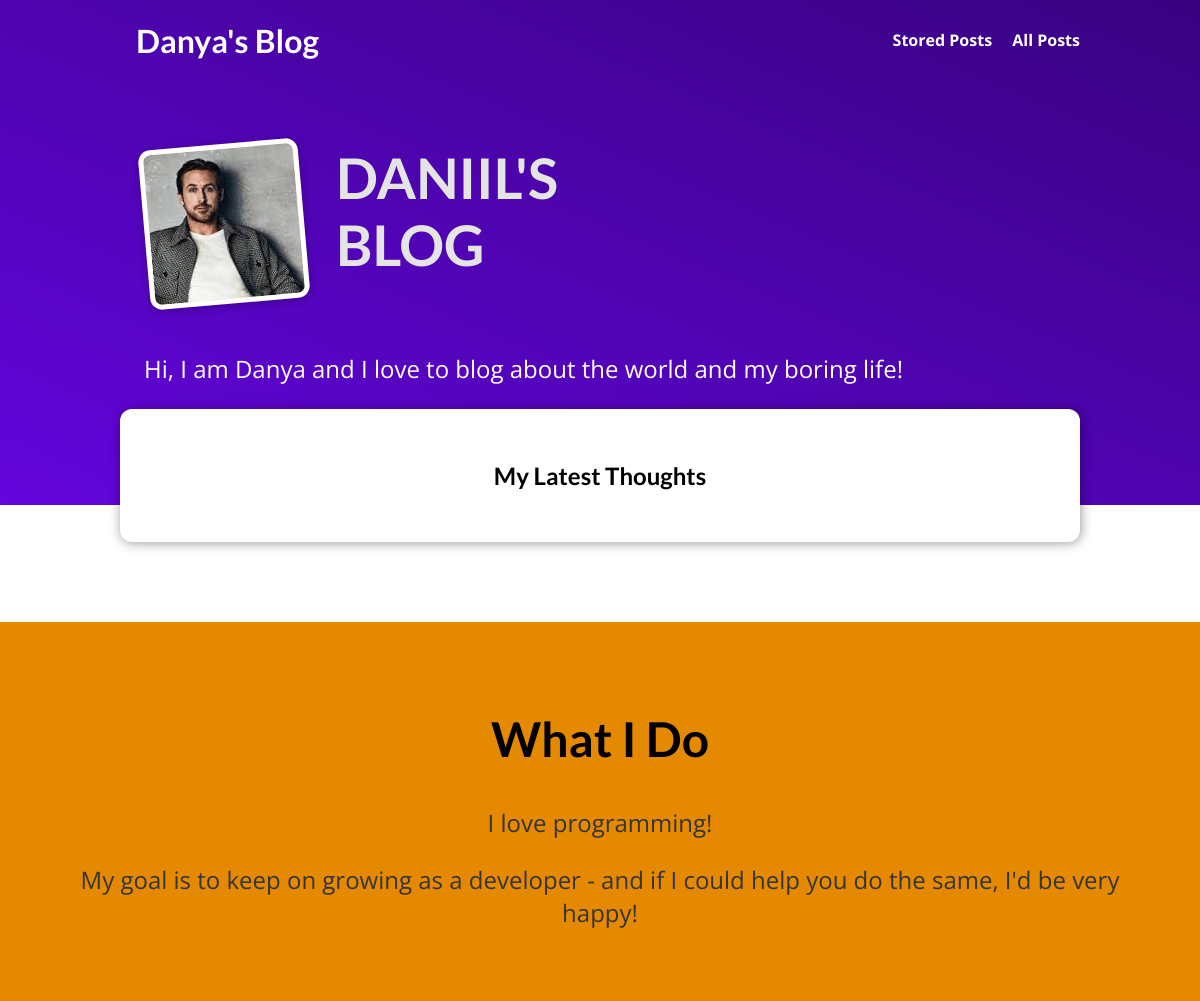
The app's page /, older data.
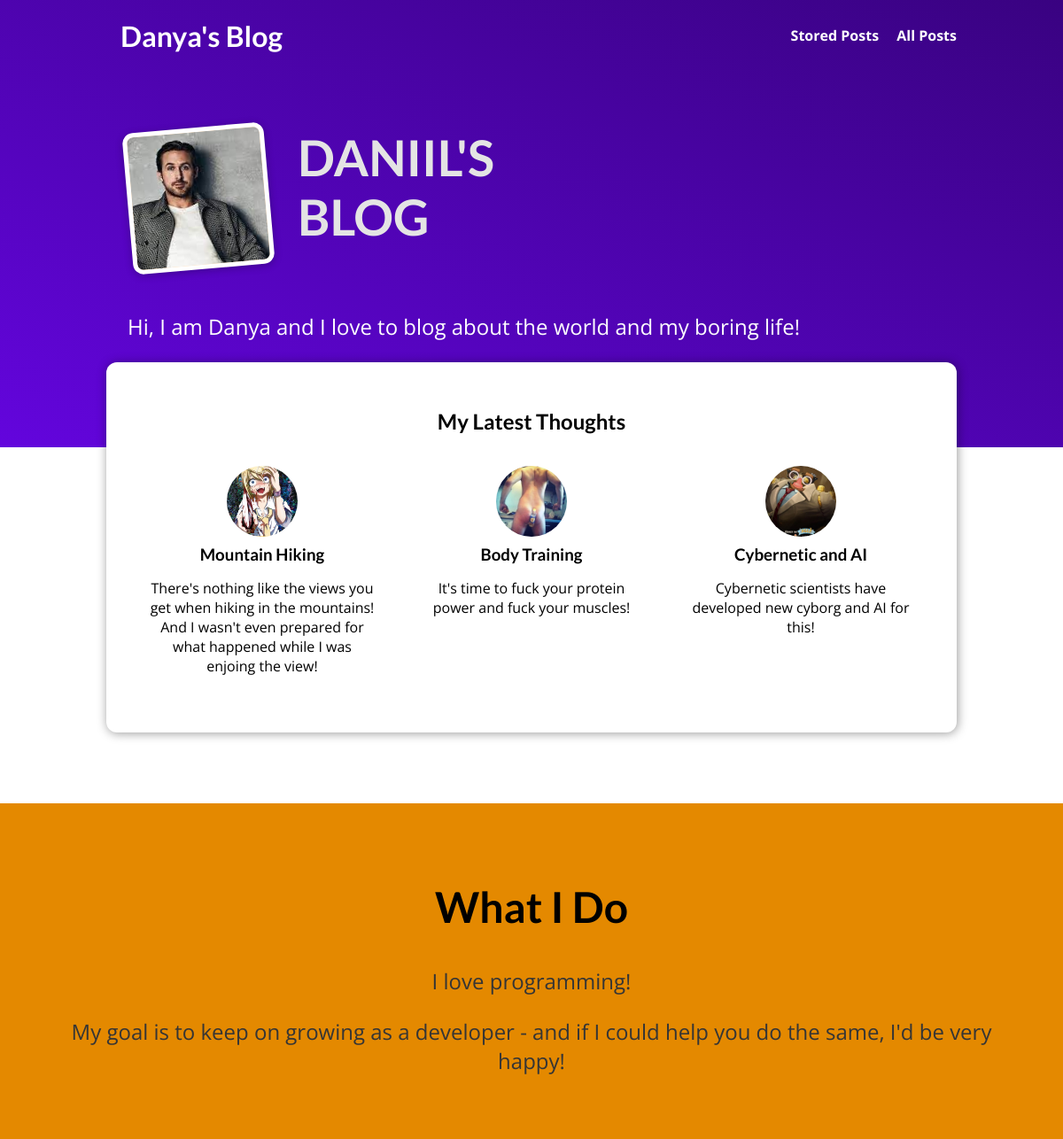
The same page, newer data.
### blog/models.py (models this page shows, shortened)
class Post(models.Model):
    title = models.CharField(max_length=150)
    excerpt = models.CharField(max_length=250)
    image = models.ImageField(upload_to="images", null=True)
    date = models.DateField(auto_now=True)
    slug = models.SlugField(unique=True, db_index=True)
    content = models.TextField()
    author = models.ForeignKey(
        Author, on_delete=models.SET_NULL, null=True, related_name="posts")
    tags = models.ManyToManyField(Tag)
    def get_absolute_url(self):
        return reverse("post-detail", args=[self.slug])

### blog/views.py (the view)
# urls.py: path("", views.IndexView.as_view(), name="start-page"),
class IndexView(ListView):
    template_name = 'blog/index.html'
    model = Post
    ordering = ['-date']
    context_object_name = "posts"
    def get_queryset(self):
        queryset = super().get_queryset()
        data = queryset[:3]
        return data

### blog/templates/blog/index.html (shortened to what this page needs)
{% extends "base.html" %}
{% load static %}
{% block css_files %}
    <link rel="stylesheet" href="{% static "blog/post.css" %}">
    <link rel="stylesheet" href="{% static "blog/index.css" %}">
{% endblock %}
{% block body %}
    <section id="welcome">
        <header>
            <img src="{% static "blog/images/yeasiam.jpg" %}" alt="Danya - The Author Of This Blog">
            <h2>DANIIL'S BLOG</h2>
        </header>
        <p>Hi, I am Danya and I love to blog about the world and my boring life!</p>
    </section>
    <section id="latest-posts">
        <h2>My Latest Thoughts</h2>
        <ul>
            {% for post in posts %}
                {% include "blog/includes/post.html" %}
            {% endfor %}
        </ul>
    </section>
    <section id="about">
        <h2>What I Do</h2>
        <p>
            I love programming!
        </p>
        <p>
            My goal is to keep on growing as a developer - and if I could help you do the same, I'd be very happy!
        </p>
    </section>
{% endblock %}

### blog/templates/blog/includes/post.html
<li>
    <article class="post">
        <a href="{{ post.get_absolute_url }}">
            <img src="{{  post.image.url  }}" alt="{{ post.title }}">
            <div class="post__content">
                <h3>{{ post.title }}</h3>
                <p>
                    {{ post.excerpt }}
                </p>
            </div>
        </a>
    </article>
</li>

Row changes from the older to the newer data that the page shows:
added Post: image (picture), title "Mountain Hiking", excerpt "There's nothing like the views you get when hiking in the mountains! And I wasn't even prepared for what happened while I was enjoing the view!"
added Post: image (picture), title "Body Training", excerpt "It's time to fuck your protein power and fuck your muscles!"
added Post: image (picture), title "Cybernetic and AI", excerpt "Cybernetic scientists have developed new cyborg and AI for this!"
